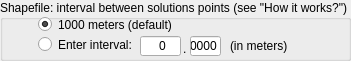
     <widget class="QGroupBox" name="groupBox_4">
      <property name="geometry">
       <rect>
        <x>31</x>
        <y>356</y>
        <width>351</width>
        <height>61</height>
       </rect>
      </property>
      <property name="title">
       <string>Shapefile: interval between solutions points (see &quot;How it works?&quot;)</string>
      </property>
      <widget class="QRadioButton" name="radio_fowinterval1">
       <property name="geometry">
        <rect>
         <x>38</x>
         <y>16</y>
         <width>141</width>
         <height>17</height>
        </rect>
       </property>
       <property name="text">
        <string>1000 meters (default)</string>
       </property>
       <property name="checked">
        <bool>true</bool>
       </property>
      </widget>
      <widget class="QRadioButton" name="radio_fowinterval2">
       <property name="geometry">
        <rect>
         <x>38</x>
         <y>36</y>
         <width>101</width>
         <height>17</height>
        </rect>
       </property>
       <property name="text">
        <string>Enter interval:</string>
       </property>
      </widget>
      <widget class="QLabel" name="label_52">
       <property name="geometry">
        <rect>
         <x>183</x>
         <y>41</y>
         <width>16</width>
         <height>16</height>
        </rect>
       </property>
       <property name="text">
        <string>.</string>
       </property>
      </widget>
      <widget class="QLineEdit" name="fow_int">
       <property name="geometry">
        <rect>
         <x>140</x>
         <y>36</y>
         <width>41</width>
         <height>20</height>
        </rect>
       </property>
       <property name="mouseTracking">
        <bool>false</bool>
       </property>
       <property name="whatsThis">
        <string/>
       </property>
       <property name="accessibleDescription">
        <string/>
       </property>
       <property name="layoutDirection">
        <enum>Qt::RightToLeft</enum>
       </property>
       <property name="inputMask">
        <string>0000; </string>
       </property>
       <property name="text">
        <string>0</string>
       </property>
       <property name="maxLength">
        <number>4</number>
       </property>
       <property name="echoMode">
        <enum>QLineEdit::Normal</enum>
       </property>
       <property name="cursorPosition">
        <number>0</number>
       </property>
       <property name="alignment">
        <set>Qt::AlignRight|Qt::AlignTrailing|Qt::AlignVCenter</set>
       </property>
      </widget>
      <widget class="QLineEdit" name="fow_int2">
       <property name="geometry">
        <rect>
         <x>190</x>
         <y>36</y>
         <width>31</width>
         <height>20</height>
        </rect>
       </property>
       <property name="mouseTracking">
        <bool>false</bool>
       </property>
       <property name="whatsThis">
        <string/>
       </property>
       <property name="accessibleDescription">
        <string/>
       </property>
       <property name="layoutDirection">
        <enum>Qt::RightToLeft</enum>
       </property>
       <property name="inputMask">
        <string>0000; </string>
       </property>
       <property name="text">
        <string>0000</string>
       </property>
       <property name="maxLength">
        <number>4</number>
       </property>
       <property name="echoMode">
        <enum>QLineEdit::Normal</enum>
       </property>
       <property name="cursorPosition">
        <number>4</number>
       </property>
       <property name="alignment">
        <set>Qt::AlignRight|Qt::AlignTrailing|Qt::AlignVCenter</set>
       </property>
      </widget>
      <widget class="QLabel" name="label_20">
       <property name="geometry">
        <rect>
         <x>230</x>
         <y>38</y>
         <width>71</width>
         <height>16</height>
        </rect>
       </property>
       <property name="text">
        <string>(in meters)</string>
       </property>
      </widget>
     </widget>
